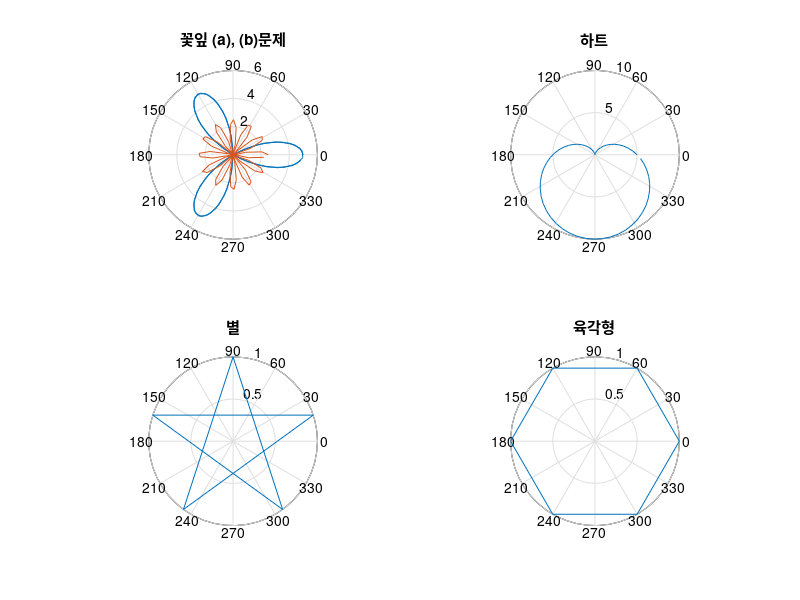
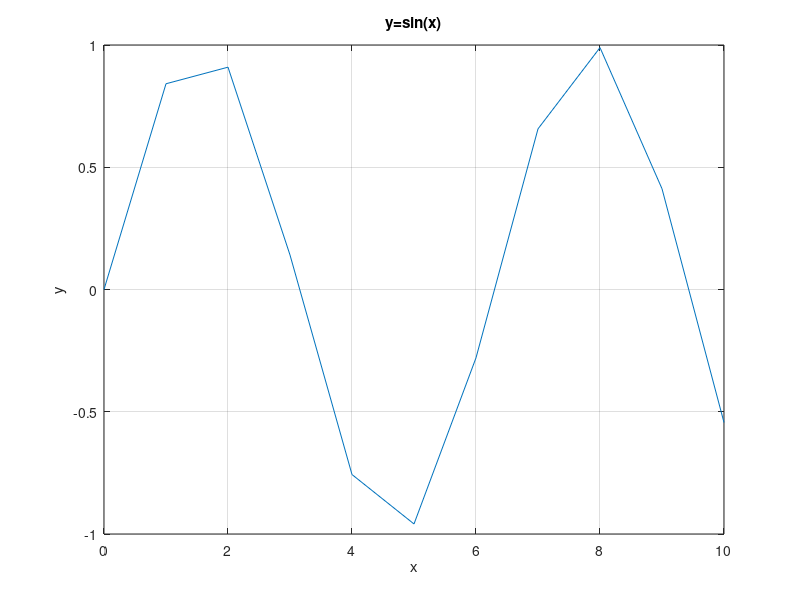
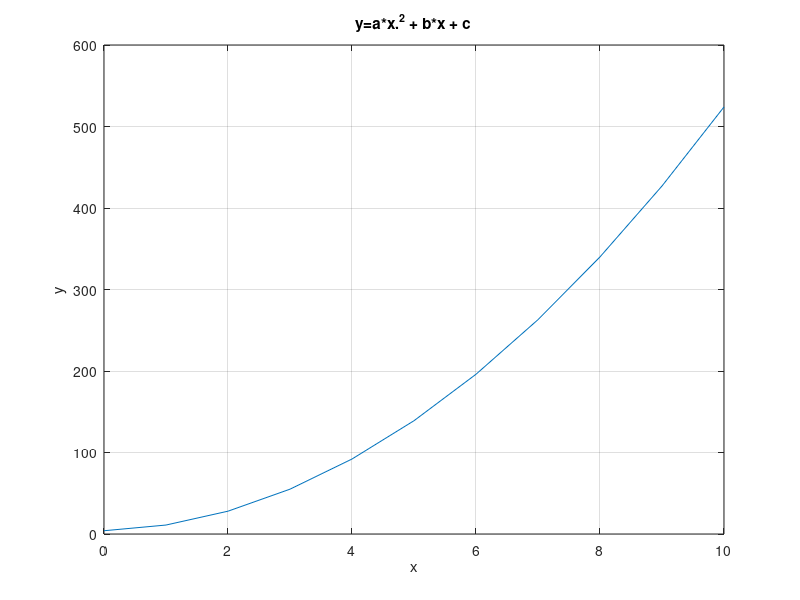
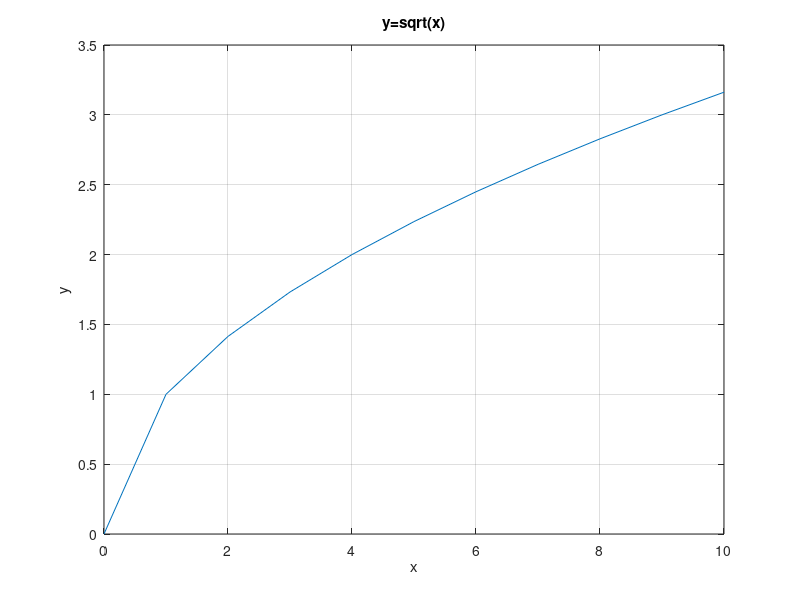

Reproduce these figures in MATLAB, in order.
%% 5.1 (a)
x = 0 : 1 : 10;

y = exp(x);

figure(1)
plot(x,y)
title('y=exp(x)'),xlabel('x'), ylabel('y')
grid on

%% 5.1 (b)
y=sin(x);

figure(2)
plot(x,y)
title('y=sin(x)'), xlabel('x'), ylabel('y')
grid on

%% 5.1 (c)
a=5;
b=2;
c=4;
y=a*x.^2 + b*x + c;

figure(3)
plot(x,y)
title('y=a*x.^2 + b*x + c'), xlabel('x'), ylabel('y')
grid on

%% 5.1 (d)
y=sqrt(x);

figure(4)
plot(x,y)
title('y=sqrt(x)'), xlabel('x'),ylabel('y')
grid on

%% 5.2
y = [12, 14, 12, 22, 8, 9];

figure(1)
plot(y)
title('5.2 그래프'), xlabel('y행렬의 인덱스 번호'), ylabel('y')

%% 5.3
x = -pi : 0.001 : pi;
y1 = sin(x);
y2 = sin(2*x);
y3 = sin(3*x);
y = [y1', y2', y3'];

figure(1)
plot(x,y)

%% 5.4 ( 5.3의 코드 수정 )
x = -pi : 0.001 : pi;
y1 = sin(x);
y2 = sin(2*x);
y3 = sin(3*x);
y = [y1', y2', y3'];

figure(1)
plot(x,y1,'--r',x,y2,'-b',x,y3,':g')

%% 5.5 ( 5.4에서 그래프의 x범위 수정 )
x = -pi : 0.001 : pi;
y1 = sin(x);
y2 = sin(2*x);
y3 = sin(3*x);
y = [y1', y2', y3'];

figure(1)
plot(x, y1, '--r', x, y2, '-b', x, y3, ':g')
legend('sin(x)', 'sin(2x)', 'sin(3x)')
axis([-6, 6, -1, 1]) % x 축 범위 설정
text(-4.5, 0.9, 'sin(x)', 'Color', 'red')
text(-4.5, 0.7, 'sin(2x)', 'Color', 'blue')
text(-4.5, 0.5, 'sin(3x)', 'Color', 'green')

%% 5.13
x = 0 : 1 : 10;

y = exp(x);
subplot(2, 2, 1)
plot(x, y)
title('y=exp(x)'), xlabel('x'), ylabel('y')
grid on

y = sin(x);
subplot(2, 2, 2)
plot(x, y)
title('y=sin(x)'), xlabel('x'), ylabel('y')
grid on

a = 5;
b = 2;
c = 4;
y = a*x.^2 + b*x + c;
subplot(2, 2, 3)
plot(x, y)
title('y=a*x.^2 + b*x + c'), xlabel('x'), ylabel('y')
grid on

y = sqrt(x)
subplot(2, 2, 4)
plot(x, y)
title('y=sqrt(x)'), xlabel('x'), ylabel('y')
grid on

%% 5.14
v0 = 100;
theta_p = pi / 4;
t = 0 : 0.01 : 20;
g = 9.8;
h = t.* v0.* cos(theta_p);
v = t.*v0.*sin(theta_p) - 1/2*g.*t.^2;
subplot(2, 2, 1)
plot(t, h)
title('5.6'), xlabel('time, sec'), ylabel('수평이동거리의 변화, m')

subplot(2,2,2)
plot(t,v)
title('5.6'), xlabel('time, sec'), ylabel('수직이동거리의 변화, m')

subplot(2, 2, 3)
plot(h,v)
title('5.7'), xlabel('수평, m'), ylabel('수직, m')

subplot(2, 2, 4)
h1 = t.*v0.*cos(pi/2);
v1 = t.*v0.*sin(pi/2) - 1/2*g.*t.^2;
h2 = t.*v0.*cos(pi/4);
v2 = t.*v0.*sin(pi/4) - 1/2*g.*t.^2;
h3 = t.*v0.*cos(pi/6);
v3 = t.*v0.*sin(pi/6) - 1/2*g.*t.^2;
plot(h1,v1,'-',h2,v2,'--',h3,v3,':')
legend('pi/2','pi/4','pi/6')
title('5.9')
xlabel('수평이동거리, m')
ylabel('수직이동거리, m')

%% 5.15

theta = 0 : 0.1 : 2*pi

%(a)
r = sin(theta).^2 + cos(theta).^2;
subplot (2, 2, 1)
polar(theta, r)
title('sin(theta) .^2 + cos(theta).^2')

%(b)
r = sin(theta);
subplot (2, 2, 2)
polar(theta, r)
title('sin(theta)')

%(C)
r = exp(theta / 5);
subplot (2, 2, 3)
polar(theta, r)
title('exp(theta / 5)')

%(d)
r = sinh(theta);
subplot (2, 2, 4)
polar(theta, r)
title('sinh(theta)')

%% 5.16
theta = 0 : 0.1 : 2*pi;

% (a), (b)
subplot(2, 2, 1)
r = 5 * cos(3 * theta);
polar(theta, r)

hold on
r = 2.5 * cos(6 * theta); % 크기를 절반으로 줄임
polar(theta, r)
title('꽃잎 (a), (b)문제')
hold off

%(c)
subplot(2, 2, 2)
r = 5 - 5*sin(theta);
polar(theta, r)
title('하트')

%(d)
theta_d = pi/2:4/5*pi:4.8*pi;

subplot(2, 2, 3)
r = ones(1, 6)
polar(theta_d, r)
title('별')

%(e)
angles = (0:6) * 2*pi/6;

subplot(2,2,4)
r = ones(size(angles));

polar(angles, r)
title('육각형')